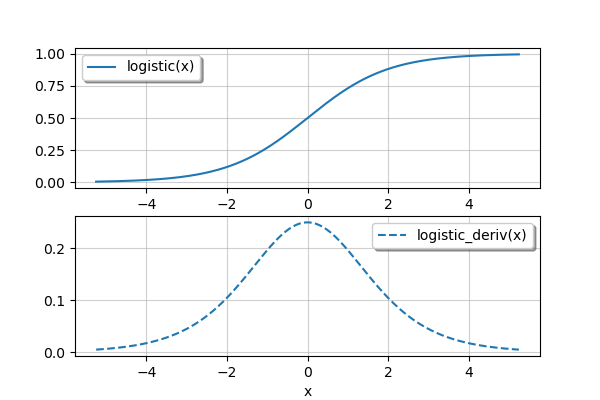

The Python source for this figure:
import numpy as np
import matplotlib.pyplot as plt
from ufunclab import logistic, logistic_deriv


x = np.linspace(-5.25, 5.25, 401)
y = logistic(x)
dy = logistic_deriv(x)

plt.figure(figsize=(6, 4))
plt.subplot(2, 1, 1)
plt.plot(x, y, label='logistic(x)')
plt.grid(alpha=0.6)
plt.legend(framealpha=1, shadow=True)
plt.subplot(2, 1, 2)
plt.plot(x, dy, '--', label='logistic_deriv(x)')
plt.xlabel('x')
plt.grid(alpha=0.6)
plt.legend(framealpha=1, shadow=True)
# plt.show()
plt.savefig('logistic_demo.png')
